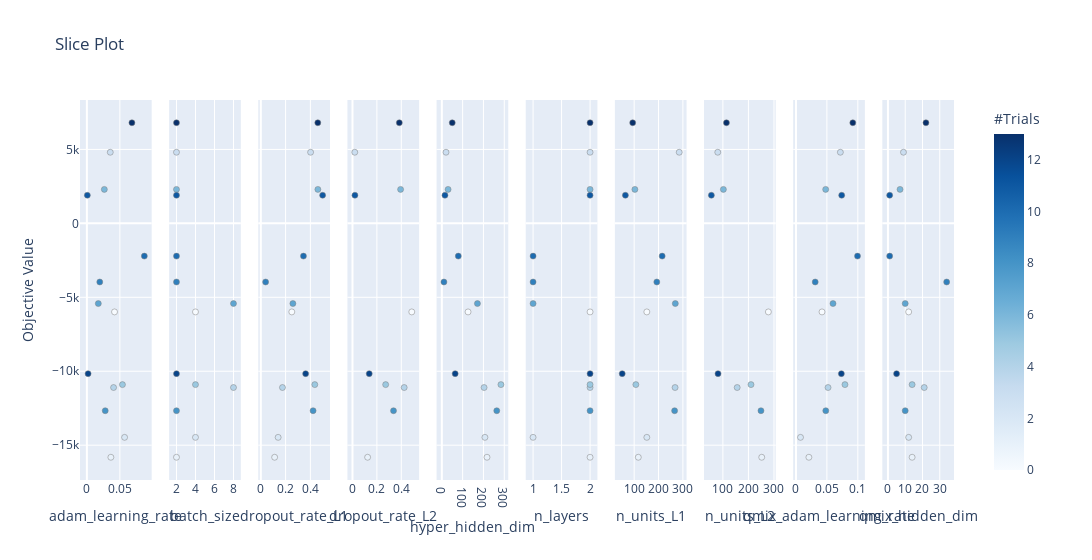

Here is the notebook cell this chart was saved with:
### Code cell
"see how the optuna's sampler searches hyperparameter space"
optuna.visualization.plot_slice(study)

### Figure 1 — Plotly figure (JSON) as saved in the notebook; plotly's stock layout.template omitted (floating-point values rounded to 4 significant figures)
{"data": [{"marker": {"color": [0, 1, 2, 3, 4, 5, 6, 7, 8, 9, 10, 11, 12, 13], "colorbar": {"title": {"text": "#Trials"}, "x": 1, "xpad": 40}, "colorscale": [[0, "rgb(247,251,255)"], [0.125, "rgb(222,235,247)"], [0.25, "rgb(198,219,239)"], [0.375, "rgb(158,202,225)"], [0.5, "rgb(107,174,214)"], [0.625, "rgb(66,146,198)"], [0.75, "rgb(33,113,181)"], [0.875, "rgb(8,81,156)"], [1, "rgb(8,48,107)"]], "line": {"color": "Grey", "width": 0.5}, "showscale": true}, "mode": "markers", "showlegend": false, "type": "scatter", "x": [0.04191, 0.03638, 0.05716, 0.03547, 0.04047, 0.05393, 0.02646, 0.01732, 0.02783, 0.01955, 0.0871, 0.0006983, 0.001833, 0.06828], "xaxis": "x", "y": [-5987.0, -15820.0, -14470.0, 4809.0, -11100.0, -10900.0, 2298.0, -5422.0, -12670.0, -3964.0, -2215.0, 1901.0, -10160.0, 6804.0], "yaxis": "y"}, {"marker": {"color": [0, 1, 2, 3, 4, 5, 6, 7, 8, 9, 10, 11, 12, 13], "colorbar": {"title": {"text": "#Trials"}, "x": 1, "xpad": 40}, "colorscale": [[0, "rgb(247,251,255)"], [0.125, "rgb(222,235,247)"], [0.25, "rgb(198,219,239)"], [0.375, "rgb(158,202,225)"], [0.5, "rgb(107,174,214)"], [0.625, "rgb(66,146,198)"], [0.75, "rgb(33,113,181)"], [0.875, "rgb(8,81,156)"], [1, "rgb(8,48,107)"]], "line": {"color": "Grey", "width": 0.5}, "showscale": false}, "mode": "markers", "showlegend": false, "type": "scatter", "x": [4, 2, 4, 2, 8, 4, 2, 8, 2, 2, 2, 2, 2, 2], "xaxis": "x2", "y": [-5987.0, -15820.0, -14470.0, 4809.0, -11100.0, -10900.0, 2298.0, -5422.0, -12670.0, -3964.0, -2215.0, 1901.0, -10160.0, 6804.0], "yaxis": "y2"}, {"marker": {"color": [0, 1, 2, 3, 4, 5, 6, 7, 8, 9, 10, 11, 12, 13], "colorbar": {"title": {"text": "#Trials"}, "x": 1, "xpad": 40}, "colorscale": [[0, "rgb(247,251,255)"], [0.125, "rgb(222,235,247)"], [0.25, "rgb(198,219,239)"], [0.375, "rgb(158,202,225)"], [0.5, "rgb(107,174,214)"], [0.625, "rgb(66,146,198)"], [0.75, "rgb(33,113,181)"], [0.875, "rgb(8,81,156)"], [1, "rgb(8,48,107)"]], "line": {"color": "Grey", "width": 0.5}, "showscale": false}, "mode": "markers", "showlegend": false, "type": "scatter", "x": [0.2503, 0.1116, 0.14, 0.4019, 0.1749, 0.4357, 0.4606, 0.2589, 0.422, 0.03897, 0.3442, 0.499, 0.362, 0.4599], "xaxis": "x3", "y": [-5987.0, -15820.0, -14470.0, 4809.0, -11100.0, -10900.0, 2298.0, -5422.0, -12670.0, -3964.0, -2215.0, 1901.0, -10160.0, 6804.0], "yaxis": "y3"}, {"marker": {"color": [0, 1, 3, 4, 5, 6, 8, 11, 12, 13], "colorbar": {"title": {"text": "#Trials"}, "x": 1, "xpad": 40}, "colorscale": [[0, "rgb(247,251,255)"], [0.125, "rgb(222,235,247)"], [0.25, "rgb(198,219,239)"], [0.375, "rgb(158,202,225)"], [0.5, "rgb(107,174,214)"], [0.625, "rgb(66,146,198)"], [0.75, "rgb(33,113,181)"], [0.875, "rgb(8,81,156)"], [1, "rgb(8,48,107)"]], "line": {"color": "Grey", "width": 0.5}, "showscale": false}, "mode": "markers", "showlegend": false, "type": "scatter", "x": [0.4861, 0.1239, 0.01869, 0.4237, 0.272, 0.3943, 0.3363, 0.0198, 0.1372, 0.3838], "xaxis": "x4", "y": [-5987.0, -15820.0, 4809.0, -11100.0, -10900.0, 2298.0, -12670.0, 1901.0, -10160.0, 6804.0], "yaxis": "y4"}, {"marker": {"color": [0, 1, 2, 3, 4, 5, 6, 7, 8, 9, 10, 11, 12, 13], "colorbar": {"title": {"text": "#Trials"}, "x": 1, "xpad": 40}, "colorscale": [[0, "rgb(247,251,255)"], [0.125, "rgb(222,235,247)"], [0.25, "rgb(198,219,239)"], [0.375, "rgb(158,202,225)"], [0.5, "rgb(107,174,214)"], [0.625, "rgb(66,146,198)"], [0.75, "rgb(33,113,181)"], [0.875, "rgb(8,81,156)"], [1, "rgb(8,48,107)"]], "line": {"color": "Grey", "width": 0.5}, "showscale": false}, "mode": "markers", "showlegend": false, "type": "scatter", "x": [126, 217, 207, 20, 203, 284, 30, 171, 264, 10, 79, 15, 64, 50], "xaxis": "x5", "y": [-5987.0, -15820.0, -14470.0, 4809.0, -11100.0, -10900.0, 2298.0, -5422.0, -12670.0, -3964.0, -2215.0, 1901.0, -10160.0, 6804.0], "yaxis": "y5"}, {"marker": {"color": [0, 1, 2, 3, 4, 5, 6, 7, 8, 9, 10, 11, 12, 13], "colorbar": {"title": {"text": "#Trials"}, "x": 1, "xpad": 40}, "colorscale": [[0, "rgb(247,251,255)"], [0.125, "rgb(222,235,247)"], [0.25, "rgb(198,219,239)"], [0.375, "rgb(158,202,225)"], [0.5, "rgb(107,174,214)"], [0.625, "rgb(66,146,198)"], [0.75, "rgb(33,113,181)"], [0.875, "rgb(8,81,156)"], [1, "rgb(8,48,107)"]], "line": {"color": "Grey", "width": 0.5}, "showscale": false}, "mode": "markers", "showlegend": false, "type": "scatter", "x": [2, 2, 1, 2, 2, 2, 2, 1, 2, 1, 1, 2, 2, 2], "xaxis": "x6", "y": [-5987.0, -15820.0, -14470.0, 4809.0, -11100.0, -10900.0, 2298.0, -5422.0, -12670.0, -3964.0, -2215.0, 1901.0, -10160.0, 6804.0], "yaxis": "y6"}, {"marker": {"color": [0, 1, 2, 3, 4, 5, 6, 7, 8, 9, 10, 11, 12, 13], "colorbar": {"title": {"text": "#Trials"}, "x": 1, "xpad": 40}, "colorscale": [[0, "rgb(247,251,255)"], [0.125, "rgb(222,235,247)"], [0.25, "rgb(198,219,239)"], [0.375, "rgb(158,202,225)"], [0.5, "rgb(107,174,214)"], [0.625, "rgb(66,146,198)"], [0.75, "rgb(33,113,181)"], [0.875, "rgb(8,81,156)"], [1, "rgb(8,48,107)"]], "line": {"color": "Grey", "width": 0.5}, "showscale": false}, "mode": "markers", "showlegend": false, "type": "scatter", "x": [152, 117, 152, 285, 268, 107, 103, 269, 266, 193, 215, 64, 51, 94], "xaxis": "x7", "y": [-5987.0, -15820.0, -14470.0, 4809.0, -11100.0, -10900.0, 2298.0, -5422.0, -12670.0, -3964.0, -2215.0, 1901.0, -10160.0, 6804.0], "yaxis": "y7"}, {"marker": {"color": [0, 1, 3, 4, 5, 6, 8, 11, 12, 13], "colorbar": {"title": {"text": "#Trials"}, "x": 1, "xpad": 40}, "colorscale": [[0, "rgb(247,251,255)"], [0.125, "rgb(222,235,247)"], [0.25, "rgb(198,219,239)"], [0.375, "rgb(158,202,225)"], [0.5, "rgb(107,174,214)"], [0.625, "rgb(66,146,198)"], [0.75, "rgb(33,113,181)"], [0.875, "rgb(8,81,156)"], [1, "rgb(8,48,107)"]], "line": {"color": "Grey", "width": 0.5}, "showscale": false}, "mode": "markers", "showlegend": false, "type": "scatter", "x": [278, 252, 80, 156, 210, 102, 249, 55, 81, 114], "xaxis": "x8", "y": [-5987.0, -15820.0, 4809.0, -11100.0, -10900.0, 2298.0, -12670.0, 1901.0, -10160.0, 6804.0], "yaxis": "y8"}, {"marker": {"color": [0, 1, 2, 3, 4, 5, 6, 7, 8, 9, 10, 11, 12, 13], "colorbar": {"title": {"text": "#Trials"}, "x": 1, "xpad": 40}, "colorscale": [[0, "rgb(247,251,255)"], [0.125, "rgb(222,235,247)"], [0.25, "rgb(198,219,239)"], [0.375, "rgb(158,202,225)"], [0.5, "rgb(107,174,214)"], [0.625, "rgb(66,146,198)"], [0.75, "rgb(33,113,181)"], [0.875, "rgb(8,81,156)"], [1, "rgb(8,48,107)"]], "line": {"color": "Grey", "width": 0.5}, "showscale": false}, "mode": "markers", "showlegend": false, "type": "scatter", "x": [0.04208, 0.02086, 0.007341, 0.0718, 0.05186, 0.07922, 0.04801, 0.05986, 0.0482, 0.03109, 0.09952, 0.07394, 0.07337, 0.09188], "xaxis": "x9", "y": [-5987.0, -15820.0, -14470.0, 4809.0, -11100.0, -10900.0, 2298.0, -5422.0, -12670.0, -3964.0, -2215.0, 1901.0, -10160.0, 6804.0], "yaxis": "y9"}, {"marker": {"color": [0, 1, 2, 3, 4, 5, 6, 7, 8, 9, 10, 11, 12, 13], "colorbar": {"title": {"text": "#Trials"}, "x": 1, "xpad": 40}, "colorscale": [[0, "rgb(247,251,255)"], [0.125, "rgb(222,235,247)"], [0.25, "rgb(198,219,239)"], [0.375, "rgb(158,202,225)"], [0.5, "rgb(107,174,214)"], [0.625, "rgb(66,146,198)"], [0.75, "rgb(33,113,181)"], [0.875, "rgb(8,81,156)"], [1, "rgb(8,48,107)"]], "line": {"color": "Grey", "width": 0.5}, "showscale": false}, "mode": "markers", "showlegend": false, "type": "scatter", "x": [12, 14, 12, 9, 21, 14, 7, 10, 10, 34, 1, 1, 5, 22], "xaxis": "x10", "y": [-5987.0, -15820.0, -14470.0, 4809.0, -11100.0, -10900.0, 2298.0, -5422.0, -12670.0, -3964.0, -2215.0, 1901.0, -10160.0, 6804.0], "yaxis": "y10"}], "layout": {"title": {"text": "Slice Plot"}, "width": 3000, "xaxis": {"anchor": "y", "domain": [0, 0.082], "title": {"text": "adam_learning_rate"}}, "xaxis10": {"anchor": "y10", "domain": [0.918, 1.0], "title": {"text": "qmix_hidden_dim"}}, "xaxis2": {"anchor": "y2", "domain": [0.102, 0.184], "title": {"text": "batch_size"}}, "xaxis3": {"anchor": "y3", "domain": [0.204, 0.286], "title": {"text": "dropout_rate_L1"}}, "xaxis4": {"anchor": "y4", "domain": [0.306, 0.388], "title": {"text": "dropout_rate_L2"}}, "xaxis5": {"anchor": "y5", "domain": [0.408, 0.49], "title": {"text": "hyper_hidden_dim"}}, "xaxis6": {"anchor": "y6", "domain": [0.51, 0.592], "title": {"text": "n_layers"}}, "xaxis7": {"anchor": "y7", "domain": [0.612, 0.694], "title": {"text": "n_units_L1"}}, "xaxis8": {"anchor": "y8", "domain": [0.714, 0.796], "title": {"text": "n_units_L2"}}, "xaxis9": {"anchor": "y9", "domain": [0.816, 0.898], "title": {"text": "qmix_adam_learning_rate"}}, "yaxis": {"anchor": "x", "domain": [0, 1], "title": {"text": "Objective Value"}}, "yaxis10": {"anchor": "x10", "domain": [0, 1], "matches": "y", "showticklabels": false}, "yaxis2": {"anchor": "x2", "domain": [0, 1], "matches": "y", "showticklabels": false}, "yaxis3": {"anchor": "x3", "domain": [0, 1], "matches": "y", "showticklabels": false}, "yaxis4": {"anchor": "x4", "domain": [0, 1], "matches": "y", "showticklabels": false}, "yaxis5": {"anchor": "x5", "domain": [0, 1], "matches": "y", "showticklabels": false}, "yaxis6": {"anchor": "x6", "domain": [0, 1], "matches": "y", "showticklabels": false}, "yaxis7": {"anchor": "x7", "domain": [0, 1], "matches": "y", "showticklabels": false}, "yaxis8": {"anchor": "x8", "domain": [0, 1], "matches": "y", "showticklabels": false}, "yaxis9": {"anchor": "x9", "domain": [0, 1], "matches": "y", "showticklabels": false}}}
